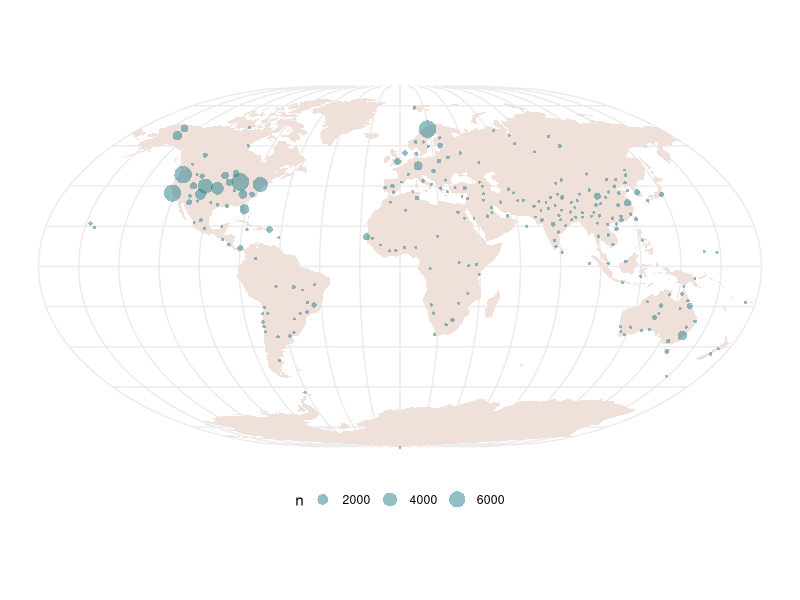
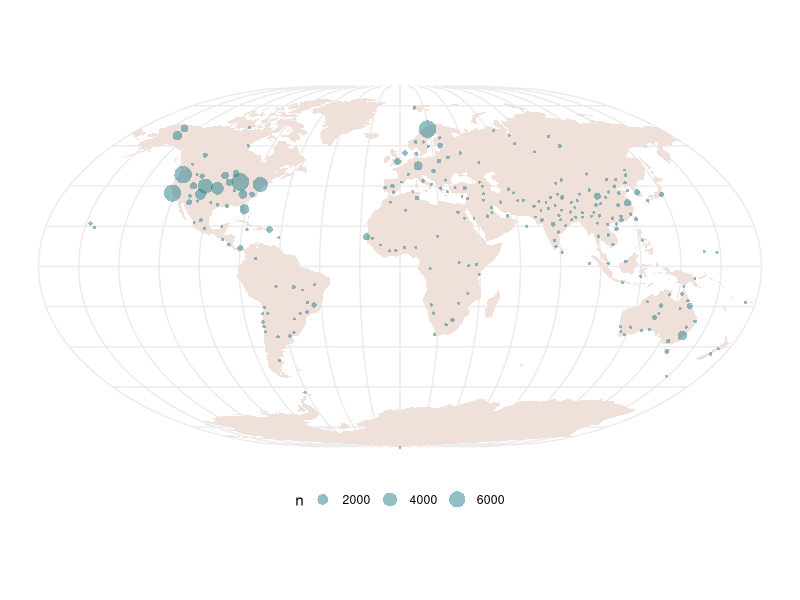

R code for these plots, in order:
library("tidyverse")
library("dbscan")
library("sf")
library("geosphere")
library("cluster")
library("geosphere")
library("rnaturalearth")
library("rnaturalearthdata")


coordinates <- read.csv("df_map_fixed.csv")

unique_coordinates <- coordinates %>%
  select(Latitude, Longitude) %>%
  unique()

# Convert to spatial points dataframe
coords_sf <- st_as_sf(unique_coordinates, coords = c("Longitude", "Latitude"), crs = 4326)

# Compute distance matrix in meters (using geosphere::distm)
dist_matrix <- distm(st_coordinates(coords_sf))

# Apply DBSCAN clustering
eps <- 5e+6 # Set epsilon (distance cutoff) in meters
db <- dbscan(dist_matrix, eps = eps, minPts = 1)

# Add cluster labels to original data
unique_coordinates["cluster"] <- db$cluster

# Join the dataframes to put the cluster information in the one containing votus
coordinates <- left_join(coordinates, unique_coordinates, by = c("Latitude", "Longitude"))

# Compute the number of distinct votus per cluster
n_ptus <- coordinates %>%
  group_by(cluster) %>%
  summarise(n = n_distinct(PTU))

# Function to find medoid
find_medoid <- function(cluster_points) {
  if (nrow(cluster_points) == 1) {
    return(cluster_points)
  }
  dist_matrix_cluster <- distm(st_coordinates(st_as_sf(cluster_points, coords = c("Longitude", "Latitude"), crs = 4326)))
  medoid_index <- pam(dist_matrix_cluster, k = 1)$id.med
  return(cluster_points[medoid_index, , drop = FALSE])
}

# Apply the function to each cluster
medoids <- coordinates %>%
  select(Latitude, Longitude, cluster) %>%
  unique() %>%
  group_by(cluster) %>%
  group_modify(~ find_medoid(.x)) %>%
  ungroup()

# Join dataframes to have the number of distinct ptus together with the medoids
medoids <- left_join(medoids, n_ptus, by = "cluster")

aeqd_proj <- st_crs(paste0("+proj=loxim"))

# Transform medoid points to the new projection
medoids_sf <- st_as_sf(medoids, coords = c("Longitude", "Latitude"), crs = 4326) %>%
  st_transform(aeqd_proj) %>%
  mutate(cluster = as_factor(cluster))

# Load world map data
world <- ne_countries(scale = "small", returnclass = "sf") %>%
  st_transform(aeqd_proj)


# Plot the map with medoid points
p1 <- ggplot() +
  geom_sf(data = world, fill = "#EFE1D9", color = NA) +
  geom_sf(data = medoids_sf, aes(size = n), color = "#277F8E", alpha = 0.5, stroke = 0) +
  #scale_size_continuous(breaks = seq(1000, 6000, by=2000))+
  theme_minimal() +
  theme(
    legend.position = "bottom",
  )
print(p1)
ggsave("ptu_map.pdf", height = 250, width = 420, units = "px", dpi = 72)
